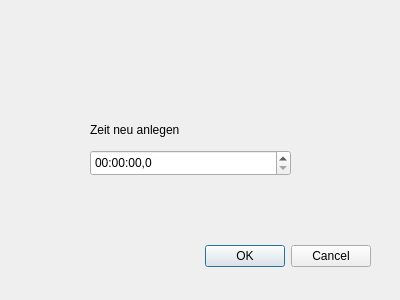
<?xml version="1.0" encoding="UTF-8"?>
<ui version="4.0">
 <class>ZeitDialog</class>
 <widget class="QDialog" name="ZeitDialog">
  <property name="geometry">
   <rect>
    <x>0</x>
    <y>0</y>
    <width>400</width>
    <height>300</height>
   </rect>
  </property>
  <property name="windowTitle">
   <string>Dialog</string>
  </property>
  <widget class="QDialogButtonBox" name="buttonBox">
   <property name="geometry">
    <rect>
     <x>30</x>
     <y>240</y>
     <width>341</width>
     <height>32</height>
    </rect>
   </property>
   <property name="orientation">
    <enum>Qt::Horizontal</enum>
   </property>
   <property name="standardButtons">
    <set>QDialogButtonBox::Cancel|QDialogButtonBox::Ok</set>
   </property>
  </widget>
  <widget class="QTimeEdit" name="timeEdit">
   <property name="geometry">
    <rect>
     <x>90</x>
     <y>150</y>
     <width>201</width>
     <height>26</height>
    </rect>
   </property>
   <property name="displayFormat">
    <string>HH:mm:ss,z</string>
   </property>
  </widget>
  <widget class="QLabel" name="label">
   <property name="geometry">
    <rect>
     <x>90</x>
     <y>120</y>
     <width>191</width>
     <height>20</height>
    </rect>
   </property>
   <property name="text">
    <string>Zeit neu anlegen</string>
   </property>
  </widget>
 </widget>
 <resources/>
 <connections>
  <connection>
   <sender>buttonBox</sender>
   <signal>accepted()</signal>
   <receiver>ZeitDialog</receiver>
   <slot>accept()</slot>
   <hints>
    <hint type="sourcelabel">
     <x>248</x>
     <y>254</y>
    </hint>
    <hint type="destinationlabel">
     <x>157</x>
     <y>274</y>
    </hint>
   </hints>
  </connection>
  <connection>
   <sender>buttonBox</sender>
   <signal>rejected()</signal>
   <receiver>ZeitDialog</receiver>
   <slot>reject()</slot>
   <hints>
    <hint type="sourcelabel">
     <x>316</x>
     <y>260</y>
    </hint>
    <hint type="destinationlabel">
     <x>286</x>
     <y>274</y>
    </hint>
   </hints>
  </connection>
 </connections>
</ui>
